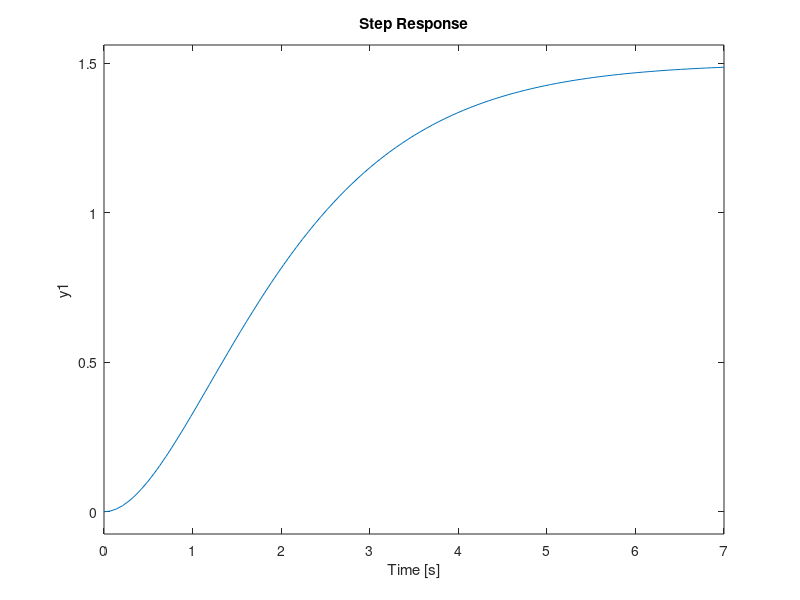

This chart was generated by the following MATLAB code:
Pol = [32 8 49];
disp('hola mundo')
disp('P es el polinomio de coeficientes: ')
disp(Pol)
%esto es un comentario

%{

Esto también es un comentario, pero más largo

%}

%%% Punto i)
num1 = [32 8 49];
den1 = [1 2 1];

[r, p, k] = residue(num1, den1);

%{
Nota sobre la función residue: si tenes un polo de multiplicidad mayor a 1,
te devuelve los residuos en orden ascendente
%}

num2 = [1 3];
den2 = poly([-2, -1, -1]);
[r, p, k] = residue(num2, den2);

'G1(s)'

G1 = tf(num1, den1)

G2 = tf(num2, den2)
%step(G1)
step(G2)
grid
